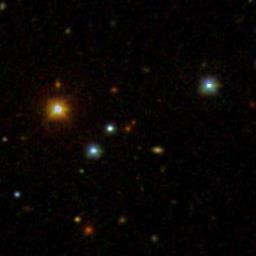
#> input picture Modelo_2.0/data/raw/galaxy/galaxy_1139.jpg, 256 x 256 px; its folder holds only this picture in this run
$ python -i augmentation.py   (imports and definitions only)
#> lines starting #> are read from the running program, lines starting #| are printed output that depends on the picture; after the words box and inside, x2 and y2 are one past the last pixel; in counts of white or black regions, pixels touching at a corner belong together
#> further down, picture is the input picture: PIL image 256x256 RGB; mean R, G, B 8.4, 5.5, 4.3
from __future__ import annotations

import hashlib
import math
import random
from dataclasses import dataclass
from typing import Callable

import cv2
import numpy as np
import pandas as pd
from PIL import Image


IMAGE_SIZE = 256
GRID_NAMES = (
    "superior_esquerda",
    "superior",
    "superior_direita",
    "esquerda",
    "centro",
    "direita",
    "inferior_esquerda",
    "inferior",
    "inferior_direita",
)


@dataclass(frozen=True)
class ExtractionResult:
    foreground: np.ndarray
    alpha: np.ndarray
    bbox: tuple[int, int, int, int]
    background_rgb: tuple[float, float, float]
    signal_to_noise: float
    mask_area: int


def stable_seed(*parts) -> int:
    payload = "|".join(str(part) for part in parts).encode("utf-8")
    return int.from_bytes(hashlib.blake2b(payload, digest_size=8).digest(), "big") % (2**31)


def validate_image_size(image: Image.Image, image_size: int = IMAGE_SIZE) -> None:
    if image.size != (image_size, image_size):
        raise ValueError(
            f"Imagem deve possuir {image_size}x{image_size}, recebido {image.size[0]}x{image.size[1]}"
        )


def extract_centered_object(
    image: Image.Image,
    image_size: int = IMAGE_SIZE,
    center_seed_radius: int = 12,
) -> ExtractionResult:
    """Extrai a fonte que cruza a regiao central, nunca a maior fonte global."""
#> called with image_size = 256, center_seed_radius = 12
    source = image.convert("RGB")
    validate_image_size(source, image_size)
    rgb = np.asarray(source, dtype=np.float32)
    border_width = max(16, image_size // 8)
    border = np.concatenate(
        [
            rgb[:border_width].reshape(-1, 3),
            rgb[-border_width:].reshape(-1, 3),
            rgb[border_width:-border_width, :border_width].reshape(-1, 3),
            rgb[border_width:-border_width, -border_width:].reshape(-1, 3),
        ],
        axis=0,
    )
    background = np.median(border, axis=0)
#> background = [4, 2, 2]
    residual = np.clip(rgb - background.reshape(1, 1, 3), 0.0, 255.0)
    detection = residual.max(axis=2)
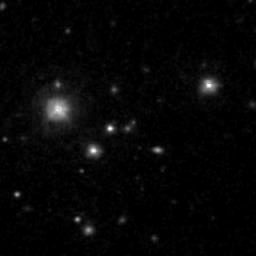
#> detection: shape (256, 256) float32; min 0, max 253, mean 6.3
    border_detection = np.concatenate(
        [
            detection[:border_width].ravel(),
            detection[-border_width:].ravel(),
            detection[border_width:-border_width, :border_width].ravel(),
            detection[border_width:-border_width, -border_width:].ravel(),
        ]
    )
    median = float(np.median(border_detection))
#> median = 1
    noise = max(1.0, 1.4826 * float(np.median(np.abs(border_detection - median))))
#> noise = 1.48

    selected = None
    selected_peak = 0.0
    center = image_size // 2
    yy, xx = np.ogrid[:image_size, :image_size]
    center_seed = (xx - center) ** 2 + (yy - center) ** 2 <= center_seed_radius**2
    kernel = np.ones((3, 3), np.uint8)

    for sigma_factor in (3.0, 2.0, 1.25):
        threshold = max(2.0, median + sigma_factor * noise)
        binary = (detection >= threshold).astype(np.uint8)
        binary = cv2.morphologyEx(binary, cv2.MORPH_CLOSE, kernel, iterations=1)
        labels_count, labels, stats, centroids = cv2.connectedComponentsWithStats(binary, 8)
        candidates = []
        for label in range(1, labels_count):
            component = labels == label
            overlap = int(np.count_nonzero(component & center_seed))
            cx, cy = centroids[label]
            distance = float(math.hypot(cx - center, cy - center))
            if overlap or distance <= center_seed_radius:
                peak = float(detection[component].max())
                candidates.append((overlap, -distance, peak, label))
        if candidates:
            label = max(candidates)[-1]
            selected = (labels == label).astype(np.uint8)
            selected_peak = float(detection[selected.astype(bool)].max())
            break
#> this loop made 1 pass
#> (threshold, labels_count, selected_peak) on pass 1: (5.45, 371, 251)
#> pass 1, in extract_centered_object, `binary = (detection >= threshold).astype(np.uint8)`:
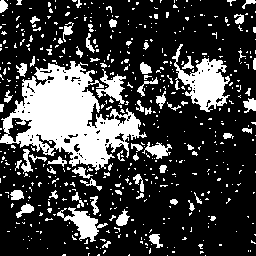
#> binary: shape (256, 256); values 0 (black) and 1 (white), 24.8% white; 566 white regions (496 under 20 px), largest, box (x1, y1, x2, y2) and area: (0, 61, 147, 171) 7524, (172, 44, 230, 112) 1677, (57, 207, 108, 242) 640
#> pass 1, in extract_centered_object, `binary = cv2.morphologyEx(binary, cv2.MORPH_CLOSE, kernel, iterations=1)`:
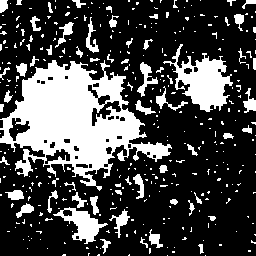
#> binary: shape (256, 256); values 0 (black) and 1 (white), 27.9% white; 370 white regions (309 under 20 px), largest, box (x1, y1, x2, y2) and area: (0, 60, 172, 191) 10273, (163, 44, 233, 112) 2044, (53, 207, 108, 244) 776
#> pass 1, in extract_centered_object, `labels_count, labels, stats, centroids = cv2.connectedComponentsWithSt..`:
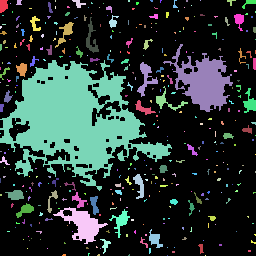
#> labels: shape (256, 256) int32; 371 distinct labels, from 0 to 370; one colour per label, 0 black
#> pass 1, in extract_centered_object, `selected = (labels == label).astype(np.uint8)`:
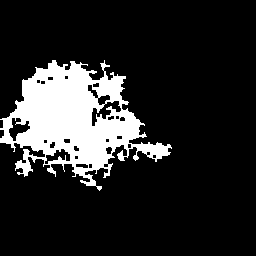
#> selected: shape (256, 256); values 0 (black) and 1 (white), 15.7% white; 1 white region, box (x1, y1, x2, y2) and area: (0, 60, 172, 191) 10273

    if selected is None:
        raise ValueError("Nao foi encontrada fonte confiavel na regiao central")

    # Impede que pontes de baixo contraste anexem vizinhos ao alvo central.
    # O raio e estimado pela queda do perfil radial e permanece conservador
    # porque os niveis especializados contem apenas fontes estelares.
    central_peak = float(detection[center_seed].max())
#> central_peak = 104
    radial_cutoff = max(1.5 * noise, 0.03 * central_peak)
#> radial_cutoff = 3.12
    distances = np.sqrt((xx - center) ** 2 + (yy - center) ** 2)
    radial_limit = 18
    below_count = 0
    for radius in range(4, 25):
        annulus = (distances >= radius - 1) & (distances < radius)
        percentile = float(np.percentile(detection[annulus], 90))
        if percentile < radial_cutoff:
            below_count += 1
            if below_count >= 2:
                radial_limit = max(6, radius)
                break
        else:
            below_count = 0
#> this loop made 21 passes
#> percentile on passes 1 to 12: 60, 40.4, 36.3, 30.5, 35.5, 24, 17.5, 14, 17, 18, 23.8, 27.9
    selected = selected * (distances <= radial_limit).astype(np.uint8)
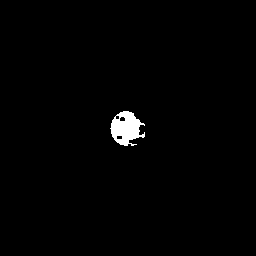
#> selected: shape (256, 256); values 0 (black) and 1 (white), 1.2% white; 1 white region, box (x1, y1, x2, y2) and area: (110, 111, 145, 146) 766
    labels_count, labels, _, centroids = cv2.connectedComponentsWithStats(selected, 8)
#> labels_count = 2; centroids = [[127.5, 127.5], [125.8, 128]]
    candidates = []
    tight_seed = distances <= 6
    for label in range(1, labels_count):
        component = labels == label
        overlap = int(np.count_nonzero(component & tight_seed))
        cx, cy = centroids[label]
        distance = float(math.hypot(cx - center, cy - center))
        if overlap or distance <= 8:
            candidates.append((overlap, -distance, label))
#> this loop made 1 pass
#> (overlap, cx, cy, distance) on pass 1: (113, 125.8, 128, 2.23)
#> after the loop, candidates = [(113, -2.23, 1)]
    if not candidates:
        raise ValueError("Fonte detectada nao permanece conectada ao centro")
    selected = (labels == max(candidates)[-1]).astype(np.uint8)
    selected = cv2.dilate(selected, kernel, iterations=2)
#> selected: shape (256, 256); values 0 (black) and 1 (white), 1.8% white; 1 white region, box (x1, y1, x2, y2) and area: (108, 109, 147, 148) 1182
    selected = selected * (distances <= radial_limit + 2).astype(np.uint8)
#> selected: shape (256, 256); values 0 (black) and 1 (white), 1.8% white; 1 white region, box (x1, y1, x2, y2) and area: (108, 109, 147, 148) 1149
    alpha = cv2.GaussianBlur(selected.astype(np.float32), (0, 0), sigmaX=1.2)
    if float(alpha.max()) <= 0:
        raise ValueError("Mascara central vazia")
    alpha = np.clip(alpha / float(alpha.max()), 0.0, 1.0)
    support = alpha > 0.02
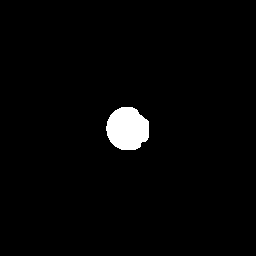
#> support: shape (256, 256) bool; 2.2% white; 1 white region, box (x1, y1, x2, y2) and area: (106, 107, 149, 150) 1458
    ys, xs = np.where(support)
#> ys = 1458 values from 107 to 149; xs = 1458 values, max 148 at index 433, min 106 at index 602, mean 127.1
    if len(xs) < 3:
        raise ValueError("Mascara central pequena demais")
    x0, x1 = int(xs.min()), int(xs.max()) + 1
#> x0 = 106; x1 = 149
    y0, y1 = int(ys.min()), int(ys.max()) + 1
#> y0 = 107; y1 = 150
    if x1 - x0 >= image_size or y1 - y0 >= image_size:
        raise ValueError("Mascara central ocupa toda a imagem")

    signal_to_noise = selected_peak / noise
#> signal_to_noise = 169.3
    if not np.isfinite(signal_to_noise) or signal_to_noise < 1.25:
        raise ValueError("Relacao sinal-ruido insuficiente para extracao")

    foreground = np.clip(residual, 0, 255).astype(np.uint8)
    return ExtractionResult(
        foreground=foreground,
        alpha=alpha,
        bbox=(x0, y0, x1, y1),
        background_rgb=tuple(float(value) for value in background),
        signal_to_noise=float(signal_to_noise),
        mask_area=int(np.count_nonzero(support)),
    )


# [140 lines left out: functions generate_synthetic_image, build_balanced_training_records, not called in this run]

>>> from PIL import Image
>>> picture = Image.open('../Modelo_2.0/data/raw/galaxy/galaxy_1139.jpg')
>>> result = extract_centered_object(picture)

$ run again, on Modelo_2.0/data/raw/galaxy/galaxy_163.jpg
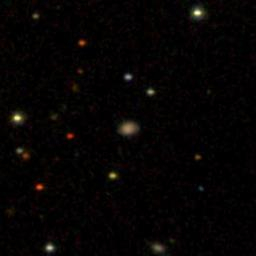
#> input picture Modelo_2.0/data/raw/galaxy/galaxy_163.jpg, 256 x 256 px
#> picture is the input picture: PIL image 256x256 RGB; mean R, G, B 5.8, 3.8, 3.3
#> background = [3, 2, 2]
#> median = 1
#> noise = 1.48
#> the loop in extract_centered_object, `for sigma_factor in (3.0, 2.0, 1.25):` made 1 pass
#> (threshold, labels_count, selected_peak) on pass 1: (5.45, 437, 163)
#> pass 1, in extract_centered_object, `labels_count, labels, stats, centroids = cv2.connectedComponentsWithSt..`:
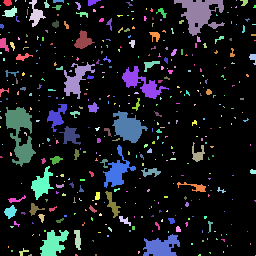
#> labels: shape (256, 256) int32; 437 distinct labels, from 0 to 436; one colour per label, 0 black
#> central_peak = 163
#> radial_cutoff = 4.89
#> the loop in extract_centered_object, `for radius in range(4, 25):` made 21 passes
#> percentile on passes 1 to 8: 143.3, 127.8, 111.1, 93, 77.3, 63, 51, 37.6
#> in extract_centered_object, `labels_count, labels, _, centroids = cv2.connectedComponentsWithStats(..`: labels_count = 2; centroids = [[127.5, 127.5], [127.9, 127.2]]
#> the loop in extract_centered_object, `for label in range(1, labels_count):` made 1 pass
#> (overlap, cx, cy, distance) on pass 1: (113, 127.9, 127.2, 0.757)
#> after the loop in extract_centered_object, `for label in range(1, labels_count):`: candidates = [(113, -0.757, 1)]
#> in extract_centered_object, `selected = cv2.dilate(selected, kernel, iterations=2)`:
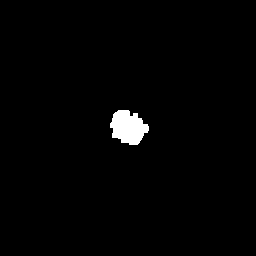
#> selected: shape (256, 256); values 0 (black) and 1 (white), 1.5% white; 1 white region, box (x1, y1, x2, y2) and area: (110, 110, 149, 145) 953
#> support: shape (256, 256) bool; 1.9% white; 1 white region, box (x1, y1, x2, y2) and area: (108, 108, 151, 147) 1250
#> ys = 1250 values from 108 to 146; xs = 1250 values, max 150 at index 599, min 108 at index 390, mean 128
#> x0 = 108; x1 = 151
#> y0 = 108; y1 = 147
#> signal_to_noise = 109.9

$ run again, on Modelo_2.0/data/raw/galaxy/galaxy_1822.jpg
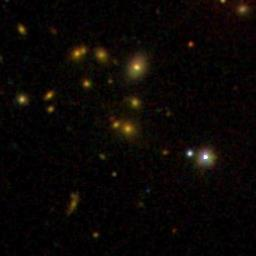
#> input picture Modelo_2.0/data/raw/galaxy/galaxy_1822.jpg, 256 x 256 px
#> picture is the input picture: PIL image 256x256 RGB; mean R, G, B 10.8, 7.2, 4.9
#> background = [5, 3, 3]
#> median = 2
#> noise = 2.97
#> the loop in extract_centered_object, `for sigma_factor in (3.0, 2.0, 1.25):` made 1 pass
#> (threshold, labels_count, selected_peak) on pass 1: (10.9, 194, 240)
#> central_peak = 190
#> radial_cutoff = 5.7
#> the loop in extract_centered_object, `for radius in range(4, 25):` made 21 passes
#> percentile on passes 1 to 8: 135.2, 110.7, 96.1, 82.5, 71.6, 65, 61.5, 62.9
#> in extract_centered_object, `selected = selected * (distances <= radial_limit).astype(np.uint8)`:
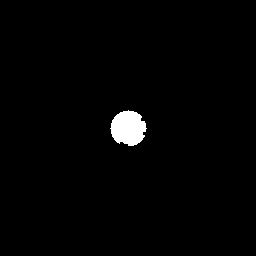
#> selected: shape (256, 256); values 0 (black) and 1 (white), 1.5% white; 1 white region, box (x1, y1, x2, y2) and area: (110, 110, 147, 146) 970
#> in extract_centered_object, `labels_count, labels, _, centroids = cv2.connectedComponentsWithStats(..`: labels_count = 2; centroids = [[127.5, 127.5], [127.8, 127.7]]
#> the loop in extract_centered_object, `for label in range(1, labels_count):` made 1 pass
#> (overlap, cx, cy, distance) on pass 1: (113, 127.8, 127.7, 0.339)
#> after the loop in extract_centered_object, `for label in range(1, labels_count):`: candidates = [(113, -0.339, 1)]
#> support: shape (256, 256) bool; 2.4% white; 1 white region, box (x1, y1, x2, y2) and area: (106, 106, 151, 150) 1541
#> ys = 1541 values from 106 to 149; xs = 1541 values, max 150 at index 707, min 106 at index 663, mean 128
#> x0 = 106; x1 = 151
#> y0 = 106; y1 = 150
#> signal_to_noise = 80.94
